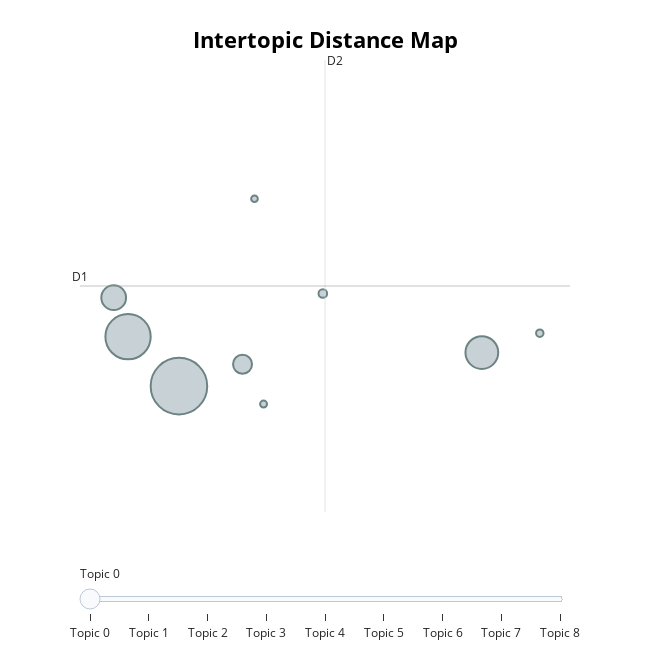

Notebook code for this chart:
### Code cell
b_topic_model.visualize_topics()

### Figure 1 — Plotly figure (JSON) as saved in the notebook; plotly's stock layout.template omitted (floating-point values rounded to 4 significant figures)
{"data": [{"customdata": [[0, "rt | steve | ballmer | store | twitter", 861], [1, "iphone | phone | siri | new | nexus", 552], [2, "bookcase | rt | asiaclassifiedtoday | touchscreen | ebook", 289], [3, "cream | sandwich | ice | nexus | galaxy", 165], [4, "search | google | go | searches | googles", 97], [5, "minutes | age | seconds | days | hours", 20], [6, "roslyn | compiler | preview | developer | project", 15], [7, "antitrust | racketeering | played | outlaws | law", 13], [8, "buzz | movement | charts | builds | occupy", 12]], "hovertemplate": "<b>Topic %{customdata[0]}</b><br>%{customdata[1]}<br>Size: %{customdata[2]}", "legendgroup": "", "marker": {"color": "#B0BEC5", "line": {"color": "DarkSlateGrey", "width": 2}, "size": [861, 552, 289, 165, 97, 20, 15, 13, 12], "sizemode": "area", "sizeref": 0.5381, "symbol": "circle"}, "mode": "markers", "name": "", "orientation": "v", "showlegend": false, "type": "scatter", "x": [-1.323, -1.745, 1.19, -1.864, -0.7952, -0.1292, 1.671, -0.6208, -0.696], "xaxis": "x", "y": [10.12, 10.8, 10.58, 11.33, 10.42, 11.39, 10.85, 9.875, 12.69], "yaxis": "y"}], "layout": {"annotations": [{"showarrow": false, "text": "D1", "x": -2.144, "y": 11.49, "yshift": 10}, {"showarrow": false, "text": "D2", "x": -0.1111, "xshift": 10, "y": 14.6}], "height": 650, "hoverlabel": {"bgcolor": "white", "font": {"family": "Rockwell", "size": 16}}, "legend": {"itemsizing": "constant", "tracegroupgap": 0}, "margin": {"t": 60}, "shapes": [{"line": {"color": "#CFD8DC", "width": 2}, "type": "line", "x0": -0.1111, "x1": -0.1111, "y0": 8.393, "y1": 14.6}, {"line": {"color": "#9E9E9E", "width": 2}, "type": "line", "x0": -2.144, "x1": 1.921, "y0": 11.49, "y1": 11.49}], "sliders": [{"active": 0, "pad": {"t": 50}, "steps": [{"args": [{"marker.color": [["red", "#B0BEC5", "#B0BEC5", "#B0BEC5", "#B0BEC5", "#B0BEC5", "#B0BEC5", "#B0BEC5", "#B0BEC5"]]}], "label": "Topic 0", "method": "update"}, {"args": [{"marker.color": [["#B0BEC5", "red", "#B0BEC5", "#B0BEC5", "#B0BEC5", "#B0BEC5", "#B0BEC5", "#B0BEC5", "#B0BEC5"]]}], "label": "Topic 1", "method": "update"}, {"args": [{"marker.color": [["#B0BEC5", "#B0BEC5", "red", "#B0BEC5", "#B0BEC5", "#B0BEC5", "#B0BEC5", "#B0BEC5", "#B0BEC5"]]}], "label": "Topic 2", "method": "update"}, {"args": [{"marker.color": [["#B0BEC5", "#B0BEC5", "#B0BEC5", "red", "#B0BEC5", "#B0BEC5", "#B0BEC5", "#B0BEC5", "#B0BEC5"]]}], "label": "Topic 3", "method": "update"}, {"args": [{"marker.color": [["#B0BEC5", "#B0BEC5", "#B0BEC5", "#B0BEC5", "red", "#B0BEC5", "#B0BEC5", "#B0BEC5", "#B0BEC5"]]}], "label": "Topic 4", "method": "update"}, {"args": [{"marker.color": [["#B0BEC5", "#B0BEC5", "#B0BEC5", "#B0BEC5", "#B0BEC5", "red", "#B0BEC5", "#B0BEC5", "#B0BEC5"]]}], "label": "Topic 5", "method": "update"}, {"args": [{"marker.color": [["#B0BEC5", "#B0BEC5", "#B0BEC5", "#B0BEC5", "#B0BEC5", "#B0BEC5", "red", "#B0BEC5", "#B0BEC5"]]}], "label": "Topic 6", "method": "update"}, {"args": [{"marker.color": [["#B0BEC5", "#B0BEC5", "#B0BEC5", "#B0BEC5", "#B0BEC5", "#B0BEC5", "#B0BEC5", "red", "#B0BEC5"]]}], "label": "Topic 7", "method": "update"}, {"args": [{"marker.color": [["#B0BEC5", "#B0BEC5", "#B0BEC5", "#B0BEC5", "#B0BEC5", "#B0BEC5", "#B0BEC5", "#B0BEC5", "red"]]}], "label": "Topic 8", "method": "update"}]}], "title": {"font": {"color": "Black", "size": 22}, "text": "<b>Intertopic Distance Map</b>", "x": 0.5, "xanchor": "center", "y": 0.95, "yanchor": "top"}, "width": 650, "xaxis": {"anchor": "y", "domain": [0, 1], "range": [-2.144, 1.921], "title": {"text": ""}, "type": "linear", "visible": false}, "yaxis": {"anchor": "x", "domain": [0, 1], "range": [8.393, 14.6], "title": {"text": ""}, "type": "linear", "visible": false}}}
